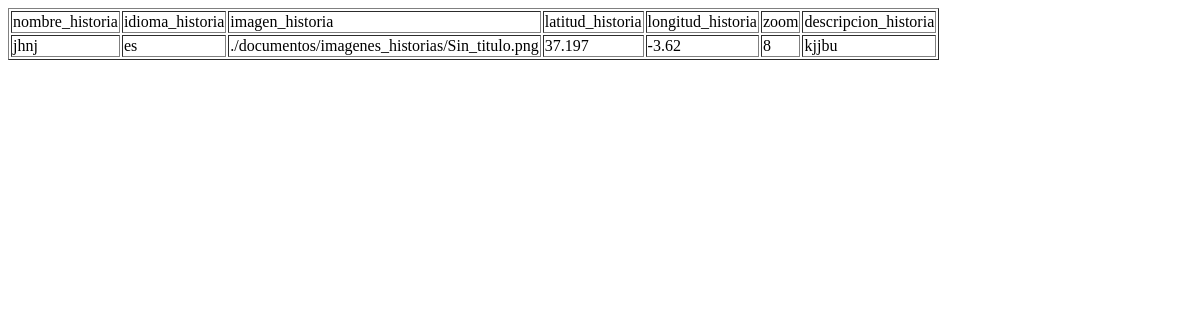
The page /rest/list/historia on the database as committed earlier.
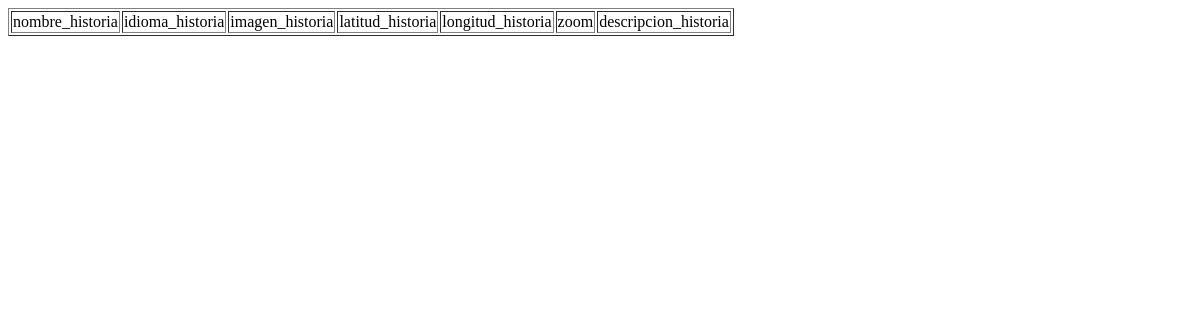
The same page on the database as committed later.
### tables this page shows
CREATE TABLE historia (nombre_historia TEXT PRIMARY KEY, idioma_historia TEXT, imagen_historia TEXT, latitud_historia INT, longitud_historia INT, zoom INT, descripcion_historia TEXT);

### src/server/app.py (the view)
@app.route('/rest/list/historia', methods=['GET'])
def GET_historia():
   con = sql.connect("database.db")
   con.row_factory = sql.Row
   cur = con.cursor()
   cur.execute("select * from historia")
   rows = cur.fetchall();
   print(rows)
   return render_template("list_historia.html",rows = rows)

### src/server/templates/list_historia.html
<!doctype html>
<html>
   <body>
      <table border = 1>
         <thead>
            <td>nombre_historia</td>
            <td>idioma_historia</td>
            <td>imagen_historia</td>
            <td>latitud_historia</td>
            <td>longitud_historia</td>
            <td>zoom</td>
            <td>descripcion_historia</td>
         </thead>
         {% for row in rows %}
            <tr>
               <td>{{row["nombre_historia"]}}</td>
               <td>{{row["idioma_historia"]}}</td>
               <td> {{ row["imagen_historia"]}}</td>
               <td>{{row['latitud_historia']}}</td>
               <td>{{row["longitud_historia"]}}</td>
               <td> {{ row["zoom"]}}</td>
               <td>{{row['descripcion_historia']}}</td>
            </tr>
         {% endfor %}
      </table>
   </body>
</html>

Rows that differ between the two databases and show on the page:
removed historia: nombre_historia "jhnj", idioma_historia "es", imagen_historia "./documentos/imagenes_historias/Sin_titulo.png", latitud_historia "37.197", longitud_historia "-3.62", zoom "8", descripcion_historia "kjjbu"
